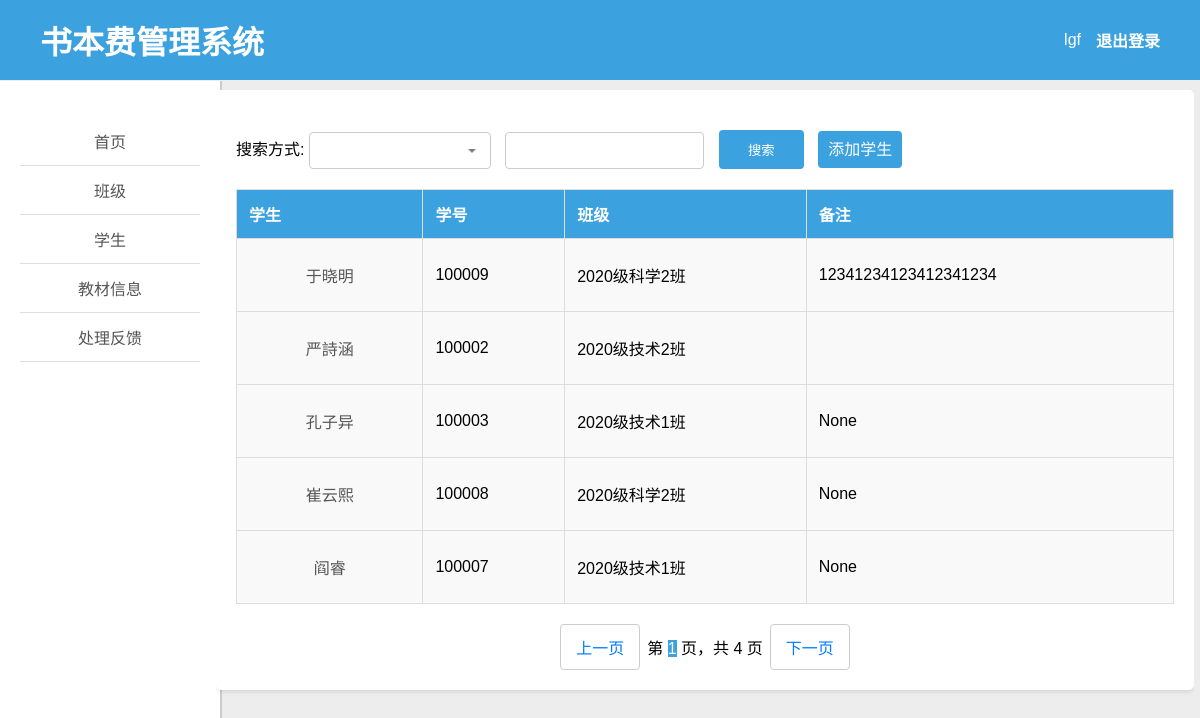
The page /manager/students_all/1 (signed in) on the database as committed earlier.
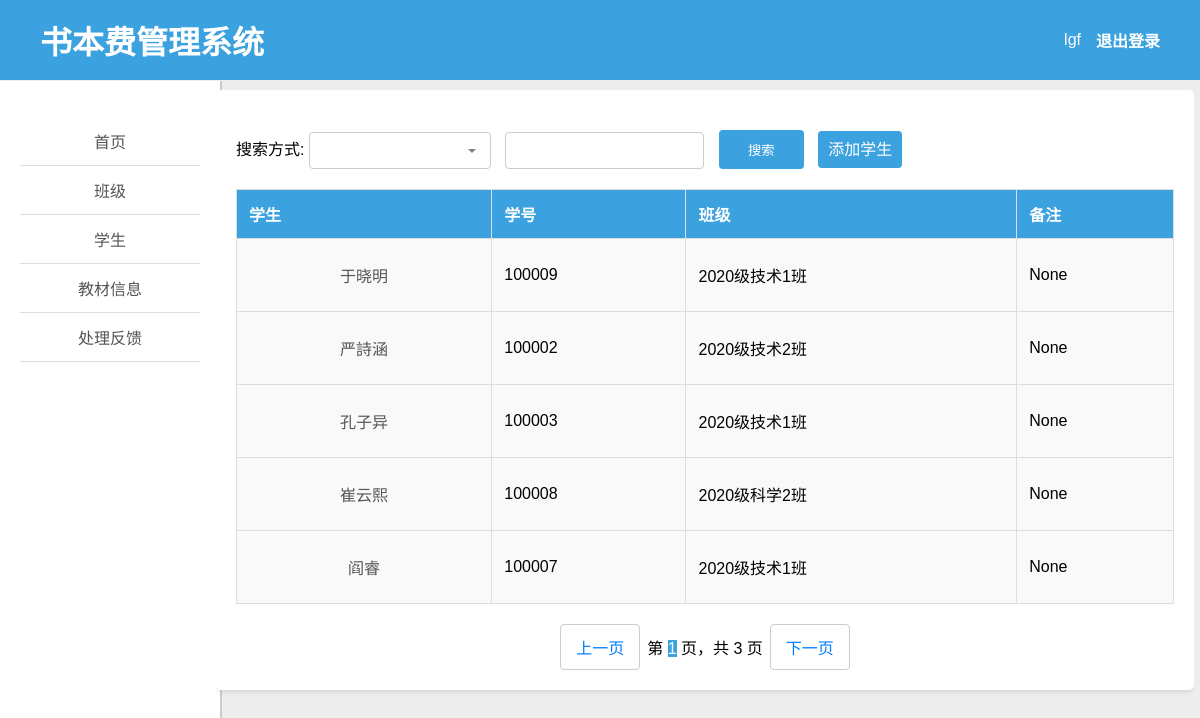
The same page on the database as committed later.
### books/models.py (models this page shows, shortened)
class Student(models.Model):
    name = models.CharField(max_length=100, verbose_name='学生姓名')
    student_id = models.CharField(max_length=100, verbose_name='学号')
    grade = models.ForeignKey(Grade, on_delete=models.CASCADE, verbose_name='所属班级')
    account = models.ForeignKey(User, on_delete=models.CASCADE, verbose_name='账号', null=True, blank=True)
    notice = models.TextField(verbose_name='备注', null=True, blank=True)
    class Meta:
        verbose_name = '学生'
        verbose_name_plural = '学生'

class Grade(models.Model):
    name = models.CharField(max_length=100, verbose_name='班级名称')
    major = models.ForeignKey(Major, on_delete=models.CASCADE, verbose_name='所属专业')
    notice = models.TextField(verbose_name='备注', null=True, blank=True)
    def __str__(self):
        return f"{self.name}"
    class Meta:
        verbose_name = '班级'
        verbose_name_plural = '班级'

### util/check_staff.py (the view)
    def wrapper(request, *args, **kwargs):
        if request.user.is_staff:
            return func(request, *args, **kwargs)
        else:
            return render(request, 'permissions_error.html')

### manager/plug.py (called while the page is built)
def managerRender(request, template_name, context=None):
    if context is None:
        context = {}
    context['user'] = request.user
    return render(request, template_name, context)

### util/check_staff.py (called while the page is built)
def check_staff(func):
    def wrapper(request, *args, **kwargs):
        if request.user.is_staff:
            return func(request, *args, **kwargs)
        else:
            return render(request, 'permissions_error.html')
    return wrapper

### templates/manager/students_all.html (shortened to what this page needs)
{% extends 'manager_left.html' %}
{% block right %}
    <div class="container">
        <form method="get">
            <label for="search_type">搜索方式:</label>
            <input type="text" id="search_type" name="search_type" list="search_types" class="custom-select">
            <input type="text" id="search" name="search" required>
            <input type="submit" value="搜索">
            <a href="../add_student" class="custom-button">添加学生</a>
        </form>
        <table>
            <thead>
            <tr>
                <th>学生</th>
                <th>学号</th>
                <th>班级</th>
                <th>备注</th>
            </tr>
            </thead>
            <tbody>
            {% for student in students %}
                <tr>
                    <td>
                        <a class="nav-link" href="../edit_student/{{ student.id }}">{{ student.name }}</a>
                    </td>
                    <td>{{ student.student_id }}</td>
                    <td>{{ student.grade }}</td>
                    <td>{{ student.notice }}</td>
                </tr>
            {% endfor %}
            </tbody>
        </table>
        <div class="pagination">
            <a href="./{{ l }}?{{ request.GET.urlencode }}">上一页</a>
            <span>第 <span class="current-page">{{ current_page }}</span> 页，共 {{ total_pages }} 页</span>
            <a href="./{{ r }}?{{ request.GET.urlencode }}">下一页</a>
        </div>
    </div>
{% endblock %}

Rows that differ between the two databases and show on the page:
changed Student "于晓明": grade "2020级科学2班" → "2020级技术1班"; notice "12341234123412341234" → "None"
changed Student "严詩涵": notice (not shown) → "None"
Other text that changed with them:
{{ total_pages }}: "4" → "3"
